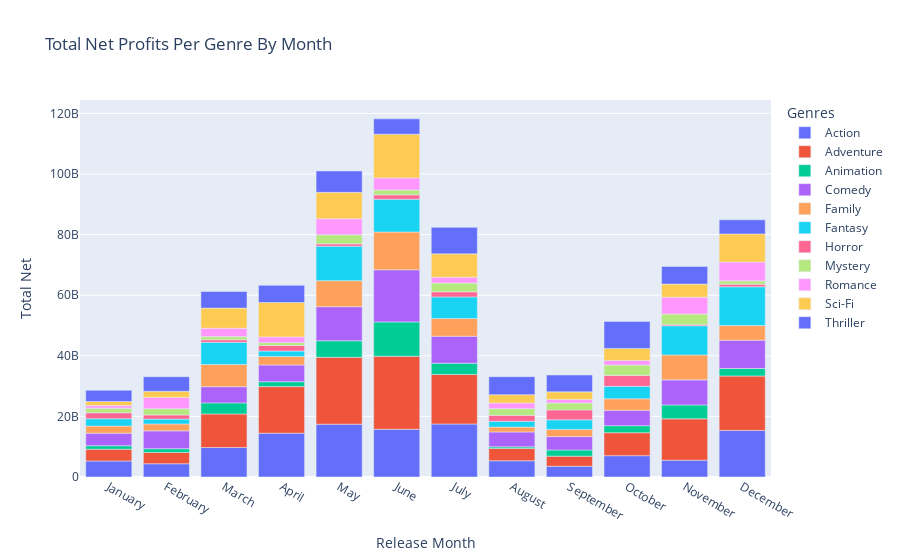

Write notebook code for a chart like this one.
### Code cell
fig = px.bar(df_month_genres_net, x="Month", y="Total Net", color="Genres", 
             category_orders={'Month': ['January', 'February', 'March', 'April', 
                                        'May', 'June', 'July', 'August', 'September', 
                                        'October', 'November', 'December']}, 
             title="Total Net Profits Per Genre By Month", labels={'Month': 'Release Month'})
fig.show()

### Figure 1 — Plotly figure (JSON) as saved in the notebook; plotly's stock layout.template omitted (floating-point values rounded to 4 significant figures)
{"data": [{"alignmentgroup": "True", "hovertemplate": "Genres=Action<br>Release Month=%{x}<br>Total Net=%{y}<extra></extra>", "legendgroup": "Action", "marker": {"color": "#636efa"}, "name": "Action", "offsetgroup": "Action", "orientation": "v", "showlegend": true, "textposition": "auto", "type": "bar", "x": ["April", "August", "December", "February", "January", "July", "June", "March", "May", "November", "October", "September"], "xaxis": "x", "y": [14451931232, 5345810094, 15374392350, 4371054419, 5282248892, 17494508925, 15741579078, 9721174079, 17432796072, 5547559974, 7034886905, 3516757119], "yaxis": "y"}, {"alignmentgroup": "True", "hovertemplate": "Genres=Adventure<br>Release Month=%{x}<br>Total Net=%{y}<extra></extra>", "legendgroup": "Adventure", "marker": {"color": "#EF553B"}, "name": "Adventure", "offsetgroup": "Adventure", "orientation": "v", "showlegend": true, "textposition": "auto", "type": "bar", "x": ["April", "August", "December", "February", "January", "July", "June", "March", "May", "November", "October", "September"], "xaxis": "x", "y": [15380053015, 4093807053, 17953704518, 3723258361, 3899853912, 16362756830, 24093204983, 11077087858, 22070550717, 13650653026, 7592165876, 3356408190], "yaxis": "y"}, {"alignmentgroup": "True", "hovertemplate": "Genres=Animation<br>Release Month=%{x}<br>Total Net=%{y}<extra></extra>", "legendgroup": "Animation", "marker": {"color": "#00cc96"}, "name": "Animation", "offsetgroup": "Animation", "orientation": "v", "showlegend": true, "textposition": "auto", "type": "bar", "x": ["April", "August", "December", "February", "January", "July", "June", "March", "May", "November", "October", "September"], "xaxis": "x", "y": [1614014564, 507872060, 2484573516, 1235547168, 1126637873, 3700417400, 11340122807, 3661616876, 5470273230, 4595188161, 2317852864, 2046628020], "yaxis": "y"}, {"alignmentgroup": "True", "hovertemplate": "Genres=Comedy<br>Release Month=%{x}<br>Total Net=%{y}<extra></extra>", "legendgroup": "Comedy", "marker": {"color": "#ab63fa"}, "name": "Comedy", "offsetgroup": "Comedy", "orientation": "v", "showlegend": true, "textposition": "auto", "type": "bar", "x": ["April", "August", "December", "February", "January", "July", "June", "March", "May", "November", "October", "September"], "xaxis": "x", "y": [5526016809, 4923746576, 9339549438, 5892705759, 4161707835, 8889230757, 17202664994, 5342446286, 11230315006, 8268556587, 5063273131, 4406912489], "yaxis": "y"}, {"alignmentgroup": "True", "hovertemplate": "Genres=Family<br>Release Month=%{x}<br>Total Net=%{y}<extra></extra>", "legendgroup": "Family", "marker": {"color": "#FFA15A"}, "name": "Family", "offsetgroup": "Family", "orientation": "v", "showlegend": true, "textposition": "auto", "type": "bar", "x": ["April", "August", "December", "February", "January", "July", "June", "March", "May", "November", "October", "September"], "xaxis": "x", "y": [2808780485, 1598078429, 4822076091, 2270656330, 2336942156, 5845784838, 12476696960, 7326801004, 8567895048, 8221500627, 3810882037, 2388580332], "yaxis": "y"}, {"alignmentgroup": "True", "hovertemplate": "Genres=Fantasy<br>Release Month=%{x}<br>Total Net=%{y}<extra></extra>", "legendgroup": "Fantasy", "marker": {"color": "#19d3f3"}, "name": "Fantasy", "offsetgroup": "Fantasy", "orientation": "v", "showlegend": true, "textposition": "auto", "type": "bar", "x": ["April", "August", "December", "February", "January", "July", "June", "March", "May", "November", "October", "September"], "xaxis": "x", "y": [1795124833, 1918776338, 12793390165, 1615708185, 2423315010, 7140766634, 10829737146, 7318630099, 11417464669, 9617862863, 4089142762, 3139002874], "yaxis": "y"}, {"alignmentgroup": "True", "hovertemplate": "Genres=Horror<br>Release Month=%{x}<br>Total Net=%{y}<extra></extra>", "legendgroup": "Horror", "marker": {"color": "#FF6692"}, "name": "Horror", "offsetgroup": "Horror", "orientation": "v", "showlegend": true, "textposition": "auto", "type": "bar", "x": ["April", "August", "December", "February", "January", "July", "June", "March", "May", "November", "October", "September"], "xaxis": "x", "y": [1830784767, 1971232095, 873647487, 1373286571, 1959268981, 1688840801, 1430106988, 855475226, 754126661, 390237385, 3627222933, 3297919402], "yaxis": "y"}, {"alignmentgroup": "True", "hovertemplate": "Genres=Mystery<br>Release Month=%{x}<br>Total Net=%{y}<extra></extra>", "legendgroup": "Mystery", "marker": {"color": "#B6E880"}, "name": "Mystery", "offsetgroup": "Mystery", "orientation": "v", "showlegend": true, "textposition": "auto", "type": "bar", "x": ["April", "August", "December", "February", "January", "July", "June", "March", "May", "November", "October", "September"], "xaxis": "x", "y": [927868225, 2198652992, 1090637776, 2059655513, 1517460795, 2876475928, 1601387449, 1038681755, 2964332742, 3471469251, 3399215054, 2273406052], "yaxis": "y"}, {"alignmentgroup": "True", "hovertemplate": "Genres=Romance<br>Release Month=%{x}<br>Total Net=%{y}<extra></extra>", "legendgroup": "Romance", "marker": {"color": "#FF97FF"}, "name": "Romance", "offsetgroup": "Romance", "orientation": "v", "showlegend": true, "textposition": "auto", "type": "bar", "x": ["April", "August", "December", "February", "January", "July", "June", "March", "May", "November", "October", "September"], "xaxis": "x", "y": [1907415709, 1880785951, 6206303575, 3713370590, 851265081, 1957875553, 3995942761, 2739485169, 5323974822, 5598607459, 1551300178, 1149757633], "yaxis": "y"}, {"alignmentgroup": "True", "hovertemplate": "Genres=Sci-Fi<br>Release Month=%{x}<br>Total Net=%{y}<extra></extra>", "legendgroup": "Sci-Fi", "marker": {"color": "#FECB52"}, "name": "Sci-Fi", "offsetgroup": "Sci-Fi", "orientation": "v", "showlegend": true, "textposition": "auto", "type": "bar", "x": ["April", "August", "December", "February", "January", "July", "June", "March", "May", "November", "October", "September"], "xaxis": "x", "y": [11348510523, 2732949100, 9281211034, 2038018274, 1354621603, 7683327902, 14421981876, 6651379014, 8709189801, 4295243315, 3940672602, 2524477122], "yaxis": "y"}, {"alignmentgroup": "True", "hovertemplate": "Genres=Thriller<br>Release Month=%{x}<br>Total Net=%{y}<extra></extra>", "legendgroup": "Thriller", "marker": {"color": "#636efa"}, "name": "Thriller", "offsetgroup": "Thriller", "orientation": "v", "showlegend": true, "textposition": "auto", "type": "bar", "x": ["April", "August", "December", "February", "January", "July", "June", "March", "May", "November", "October", "September"], "xaxis": "x", "y": [5650975993, 5938098648, 4645709224, 4795082827, 3722317910, 8743522696, 5063771198, 5502505276, 7055855681, 5834528220, 8932422245, 5543342884], "yaxis": "y"}], "layout": {"barmode": "relative", "legend": {"title": {"text": "Genres"}, "tracegroupgap": 0}, "title": {"text": "Total Net Profits Per Genre By Month"}, "xaxis": {"anchor": "y", "categoryarray": ["January", "February", "March", "April", "May", "June", "July", "August", "September", "October", "November", "December"], "categoryorder": "array", "domain": [0, 1], "title": {"text": "Release Month"}}, "yaxis": {"anchor": "x", "domain": [0, 1], "title": {"text": "Total Net"}}}}
